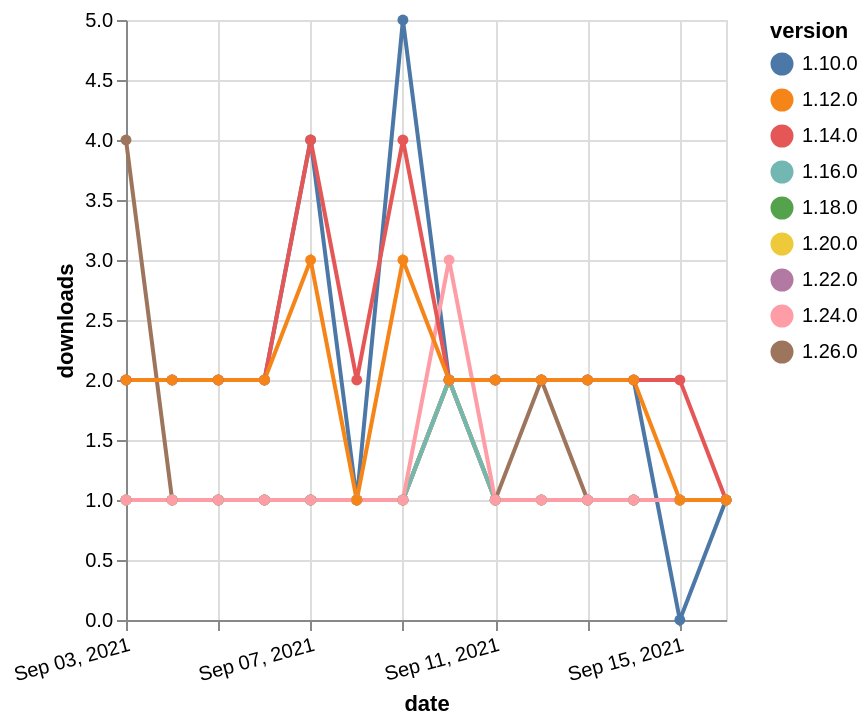

The specification (Vega-Lite) saved for this image:
### Vega-Lite specification from a JSON file in a GitHub repository (floating-point values rounded to 4 significant figures)
{"$schema": "https://vega.github.io/schema/vega-lite/v5.json", "description": "A simple bar chart with embedded data.", "data": {"values": [{"date": "2021-09-03", "total": 192, "delta": 1, "version": "1.18.0"}, {"date": "2021-09-04", "total": 193, "delta": 1, "version": "1.18.0"}, {"date": "2021-09-05", "total": 194, "delta": 1, "version": "1.18.0"}, {"date": "2021-09-06", "total": 195, "delta": 1, "version": "1.18.0"}, {"date": "2021-09-07", "total": 196, "delta": 1, "version": "1.18.0"}, {"date": "2021-09-08", "total": 197, "delta": 1, "version": "1.18.0"}, {"date": "2021-09-09", "total": 198, "delta": 1, "version": "1.18.0"}, {"date": "2021-09-10", "total": 200, "delta": 2, "version": "1.18.0"}, {"date": "2021-09-11", "total": 201, "delta": 1, "version": "1.18.0"}, {"date": "2021-09-12", "total": 202, "delta": 1, "version": "1.18.0"}, {"date": "2021-09-13", "total": 203, "delta": 1, "version": "1.18.0"}, {"date": "2021-09-14", "total": 204, "delta": 1, "version": "1.18.0"}, {"date": "2021-09-15", "total": 205, "delta": 1, "version": "1.18.0"}, {"date": "2021-09-16", "total": 206, "delta": 1, "version": "1.18.0"}, {"date": "2021-09-03", "total": 156, "delta": 1, "version": "1.22.0"}, {"date": "2021-09-04", "total": 157, "delta": 1, "version": "1.22.0"}, {"date": "2021-09-05", "total": 158, "delta": 1, "version": "1.22.0"}, {"date": "2021-09-06", "total": 159, "delta": 1, "version": "1.22.0"}, {"date": "2021-09-07", "total": 160, "delta": 1, "version": "1.22.0"}, {"date": "2021-09-08", "total": 161, "delta": 1, "version": "1.22.0"}, {"date": "2021-09-09", "total": 162, "delta": 1, "version": "1.22.0"}, {"date": "2021-09-10", "total": 164, "delta": 2, "version": "1.22.0"}, {"date": "2021-09-11", "total": 165, "delta": 1, "version": "1.22.0"}, {"date": "2021-09-12", "total": 166, "delta": 1, "version": "1.22.0"}, {"date": "2021-09-13", "total": 167, "delta": 1, "version": "1.22.0"}, {"date": "2021-09-14", "total": 168, "delta": 1, "version": "1.22.0"}, {"date": "2021-09-15", "total": 169, "delta": 1, "version": "1.22.0"}, {"date": "2021-09-16", "total": 170, "delta": 1, "version": "1.22.0"}, {"date": "2021-09-03", "total": 3050, "delta": 2, "version": "1.10.0"}, {"date": "2021-09-04", "total": 3052, "delta": 2, "version": "1.10.0"}, {"date": "2021-09-05", "total": 3054, "delta": 2, "version": "1.10.0"}, {"date": "2021-09-06", "total": 3056, "delta": 2, "version": "1.10.0"}, {"date": "2021-09-07", "total": 3060, "delta": 4, "version": "1.10.0"}, {"date": "2021-09-08", "total": 3061, "delta": 1, "version": "1.10.0"}, {"date": "2021-09-09", "total": 3066, "delta": 5, "version": "1.10.0"}, {"date": "2021-09-10", "total": 3068, "delta": 2, "version": "1.10.0"}, {"date": "2021-09-11", "total": 3070, "delta": 2, "version": "1.10.0"}, {"date": "2021-09-12", "total": 3072, "delta": 2, "version": "1.10.0"}, {"date": "2021-09-13", "total": 3074, "delta": 2, "version": "1.10.0"}, {"date": "2021-09-14", "total": 3076, "delta": 2, "version": "1.10.0"}, {"date": "2021-09-15", "total": 3076, "delta": 0, "version": "1.10.0"}, {"date": "2021-09-16", "total": 3077, "delta": 1, "version": "1.10.0"}, {"date": "2021-09-03", "total": 122, "delta": 4, "version": "1.26.0"}, {"date": "2021-09-04", "total": 123, "delta": 1, "version": "1.26.0"}, {"date": "2021-09-05", "total": 124, "delta": 1, "version": "1.26.0"}, {"date": "2021-09-06", "total": 125, "delta": 1, "version": "1.26.0"}, {"date": "2021-09-07", "total": 126, "delta": 1, "version": "1.26.0"}, {"date": "2021-09-08", "total": 127, "delta": 1, "version": "1.26.0"}, {"date": "2021-09-09", "total": 128, "delta": 1, "version": "1.26.0"}, {"date": "2021-09-10", "total": 130, "delta": 2, "version": "1.26.0"}, {"date": "2021-09-11", "total": 131, "delta": 1, "version": "1.26.0"}, {"date": "2021-09-12", "total": 133, "delta": 2, "version": "1.26.0"}, {"date": "2021-09-13", "total": 134, "delta": 1, "version": "1.26.0"}, {"date": "2021-09-14", "total": 135, "delta": 1, "version": "1.26.0"}, {"date": "2021-09-15", "total": 136, "delta": 1, "version": "1.26.0"}, {"date": "2021-09-16", "total": 137, "delta": 1, "version": "1.26.0"}, {"date": "2021-09-03", "total": 189, "delta": 1, "version": "1.20.0"}, {"date": "2021-09-04", "total": 190, "delta": 1, "version": "1.20.0"}, {"date": "2021-09-05", "total": 191, "delta": 1, "version": "1.20.0"}, {"date": "2021-09-06", "total": 192, "delta": 1, "version": "1.20.0"}, {"date": "2021-09-07", "total": 193, "delta": 1, "version": "1.20.0"}, {"date": "2021-09-08", "total": 194, "delta": 1, "version": "1.20.0"}, {"date": "2021-09-09", "total": 195, "delta": 1, "version": "1.20.0"}, {"date": "2021-09-10", "total": 197, "delta": 2, "version": "1.20.0"}, {"date": "2021-09-11", "total": 198, "delta": 1, "version": "1.20.0"}, {"date": "2021-09-12", "total": 199, "delta": 1, "version": "1.20.0"}, {"date": "2021-09-13", "total": 200, "delta": 1, "version": "1.20.0"}, {"date": "2021-09-14", "total": 201, "delta": 1, "version": "1.20.0"}, {"date": "2021-09-15", "total": 202, "delta": 1, "version": "1.20.0"}, {"date": "2021-09-16", "total": 203, "delta": 1, "version": "1.20.0"}, {"date": "2021-09-03", "total": 233, "delta": 1, "version": "1.16.0"}, {"date": "2021-09-04", "total": 234, "delta": 1, "version": "1.16.0"}, {"date": "2021-09-05", "total": 235, "delta": 1, "version": "1.16.0"}, {"date": "2021-09-06", "total": 236, "delta": 1, "version": "1.16.0"}, {"date": "2021-09-07", "total": 237, "delta": 1, "version": "1.16.0"}, {"date": "2021-09-08", "total": 238, "delta": 1, "version": "1.16.0"}, {"date": "2021-09-09", "total": 239, "delta": 1, "version": "1.16.0"}, {"date": "2021-09-10", "total": 241, "delta": 2, "version": "1.16.0"}, {"date": "2021-09-11", "total": 242, "delta": 1, "version": "1.16.0"}, {"date": "2021-09-12", "total": 243, "delta": 1, "version": "1.16.0"}, {"date": "2021-09-13", "total": 244, "delta": 1, "version": "1.16.0"}, {"date": "2021-09-14", "total": 245, "delta": 1, "version": "1.16.0"}, {"date": "2021-09-15", "total": 246, "delta": 1, "version": "1.16.0"}, {"date": "2021-09-16", "total": 247, "delta": 1, "version": "1.16.0"}, {"date": "2021-09-03", "total": 181, "delta": 1, "version": "1.24.0"}, {"date": "2021-09-04", "total": 182, "delta": 1, "version": "1.24.0"}, {"date": "2021-09-05", "total": 183, "delta": 1, "version": "1.24.0"}, {"date": "2021-09-06", "total": 184, "delta": 1, "version": "1.24.0"}, {"date": "2021-09-07", "total": 185, "delta": 1, "version": "1.24.0"}, {"date": "2021-09-08", "total": 186, "delta": 1, "version": "1.24.0"}, {"date": "2021-09-09", "total": 187, "delta": 1, "version": "1.24.0"}, {"date": "2021-09-10", "total": 190, "delta": 3, "version": "1.24.0"}, {"date": "2021-09-11", "total": 191, "delta": 1, "version": "1.24.0"}, {"date": "2021-09-12", "total": 192, "delta": 1, "version": "1.24.0"}, {"date": "2021-09-13", "total": 193, "delta": 1, "version": "1.24.0"}, {"date": "2021-09-14", "total": 194, "delta": 1, "version": "1.24.0"}, {"date": "2021-09-15", "total": 195, "delta": 1, "version": "1.24.0"}, {"date": "2021-09-16", "total": 196, "delta": 1, "version": "1.24.0"}, {"date": "2021-09-03", "total": 2466, "delta": 2, "version": "1.14.0"}, {"date": "2021-09-04", "total": 2468, "delta": 2, "version": "1.14.0"}, {"date": "2021-09-05", "total": 2470, "delta": 2, "version": "1.14.0"}, {"date": "2021-09-06", "total": 2472, "delta": 2, "version": "1.14.0"}, {"date": "2021-09-07", "total": 2476, "delta": 4, "version": "1.14.0"}, {"date": "2021-09-08", "total": 2478, "delta": 2, "version": "1.14.0"}, {"date": "2021-09-09", "total": 2482, "delta": 4, "version": "1.14.0"}, {"date": "2021-09-10", "total": 2484, "delta": 2, "version": "1.14.0"}, {"date": "2021-09-11", "total": 2486, "delta": 2, "version": "1.14.0"}, {"date": "2021-09-12", "total": 2488, "delta": 2, "version": "1.14.0"}, {"date": "2021-09-13", "total": 2490, "delta": 2, "version": "1.14.0"}, {"date": "2021-09-14", "total": 2492, "delta": 2, "version": "1.14.0"}, {"date": "2021-09-15", "total": 2494, "delta": 2, "version": "1.14.0"}, {"date": "2021-09-16", "total": 2495, "delta": 1, "version": "1.14.0"}, {"date": "2021-09-03", "total": 2579, "delta": 2, "version": "1.12.0"}, {"date": "2021-09-04", "total": 2581, "delta": 2, "version": "1.12.0"}, {"date": "2021-09-05", "total": 2583, "delta": 2, "version": "1.12.0"}, {"date": "2021-09-06", "total": 2585, "delta": 2, "version": "1.12.0"}, {"date": "2021-09-07", "total": 2588, "delta": 3, "version": "1.12.0"}, {"date": "2021-09-08", "total": 2589, "delta": 1, "version": "1.12.0"}, {"date": "2021-09-09", "total": 2592, "delta": 3, "version": "1.12.0"}, {"date": "2021-09-10", "total": 2594, "delta": 2, "version": "1.12.0"}, {"date": "2021-09-11", "total": 2596, "delta": 2, "version": "1.12.0"}, {"date": "2021-09-12", "total": 2598, "delta": 2, "version": "1.12.0"}, {"date": "2021-09-13", "total": 2600, "delta": 2, "version": "1.12.0"}, {"date": "2021-09-14", "total": 2602, "delta": 2, "version": "1.12.0"}, {"date": "2021-09-15", "total": 2603, "delta": 1, "version": "1.12.0"}, {"date": "2021-09-16", "total": 2604, "delta": 1, "version": "1.12.0"}]}, "width": "container", "mark": {"type": "line", "point": {"filled": true}}, "encoding": {"x": {"field": "date", "type": "temporal", "timeUnit": "yearmonthdate", "title": "date", "axis": {"labelAngle": -15}}, "y": {"field": "delta", "type": "quantitative", "title": "downloads"}, "color": {"field": "version", "type": "nominal"}, "tooltip": {"field": "delta"}}}
